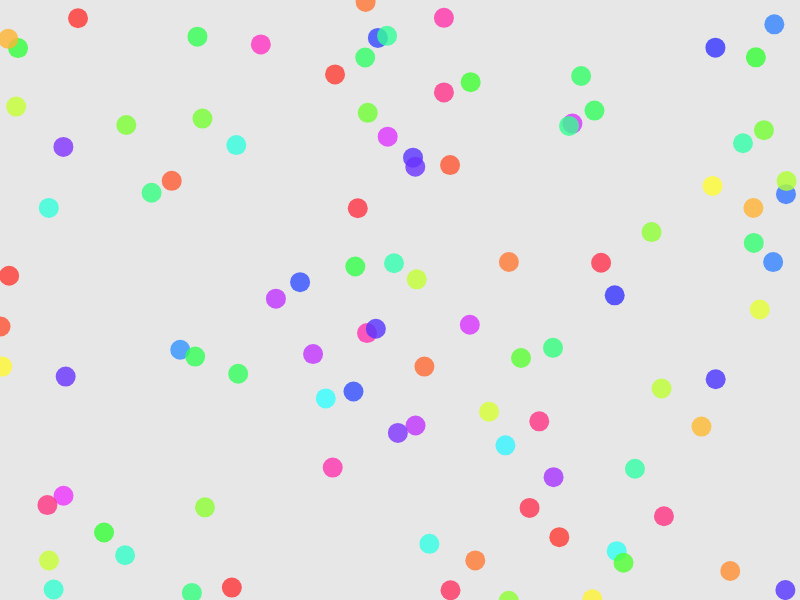
Frame 1 (no input)
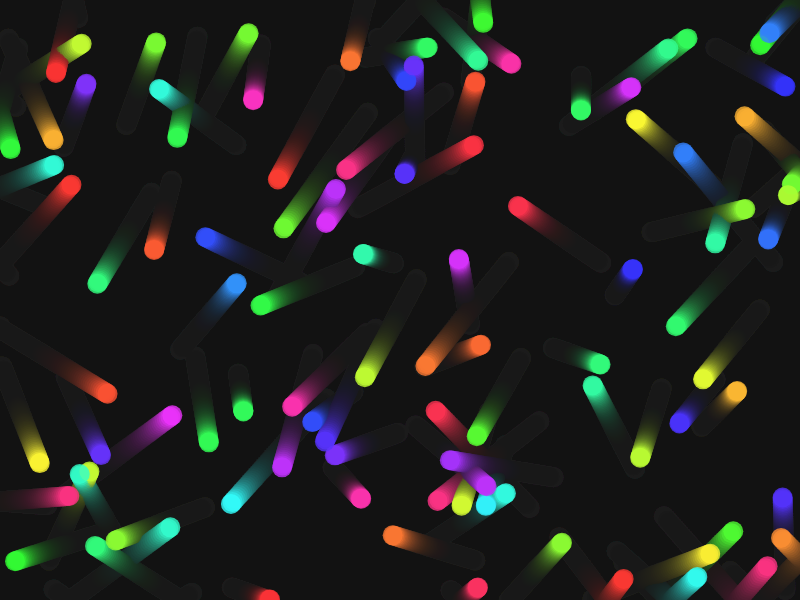
Frame 60 (no input)
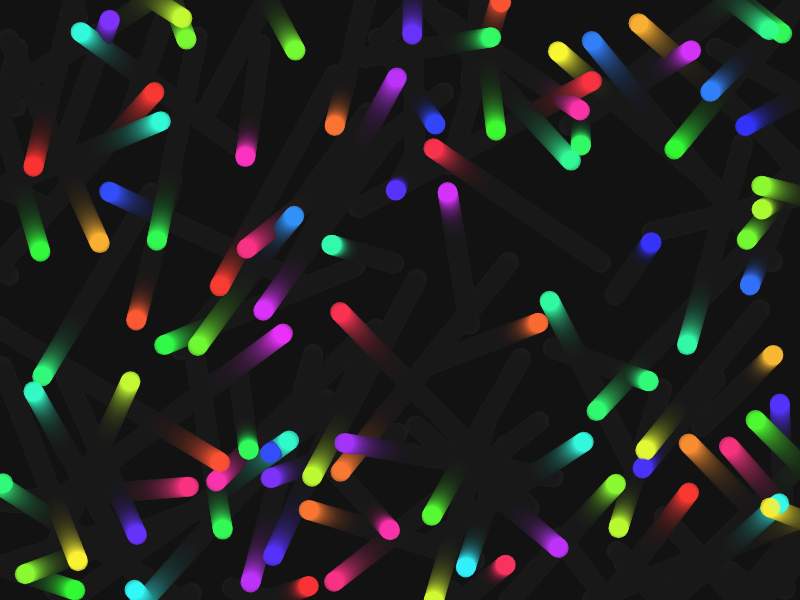
Frame 120 (the mouse pressed at the canvas centre since frame 60)

The p5.js sketch that drew these frames (run headless with seeded random() and noise() and a simulated clock; from frame 60 on, the mouse is pressed at the canvas centre):

// p5.js sketch
// ── sketch.js
let particles = [];

function setup() {
  createCanvas(800, 600);
  colorMode(HSB, 360, 100, 100, 100);
  for (let i = 0; i < 100; i++) {
    particles.push({
      x: random(width),
      y: random(height),
      vx: random(-2, 2),
      vy: random(-2, 2),
      hue: random(360)
    });
  }
}

function draw() {
  background(0, 0, 10, 10);
  noStroke();
  
  for (let p of particles) {
    p.x += p.vx;
    p.y += p.vy;
    
    if (p.x < 0 || p.x > width) p.vx *= -1;
    if (p.y < 0 || p.y > height) p.vy *= -1;
    
    fill(p.hue, 80, 100, 80);
    ellipse(p.x, p.y, 20);
  }
}
